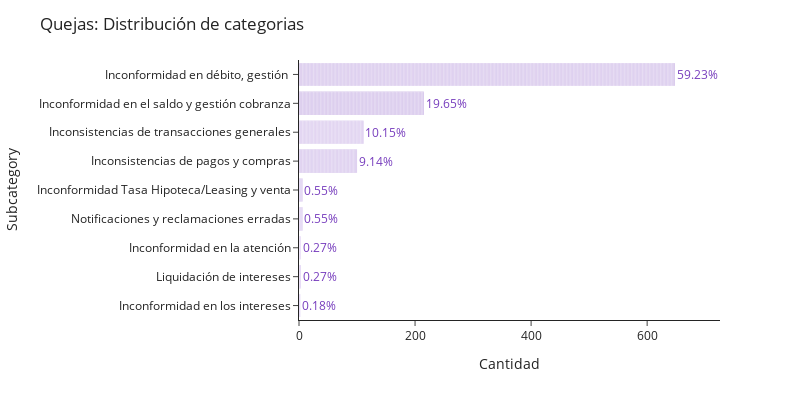

Source (notebook cell):
### Markdown cell above
### Quejas

### Code cell
cat = "Quejas"
fig = plot_bar_percentage(
    df[df["category"] == cat],
    "subcategory",
    title=f"{cat}: Distribución de categorias",
    percentage=99,
)
fig.write_image(PATH_FIGS.joinpath(f"{cat}_subcategory.png"))
fig.show()

### Figure 1 — Plotly figure (JSON) as saved in the notebook; plotly's stock layout.template omitted (floating-point values rounded to 4 significant figures; data arrays with more than 128 entries replaced by an {"elided": "..."} marker saying what was removed)
{"data": [{"alignmentgroup": "True", "hovertemplate": "subcategory=%{y}<br>count=%{x}<extra></extra>", "legendgroup": "Inconformidad en débito, gestión ", "marker": {"color": "rgb(127, 71, 194)", "pattern": {"shape": ""}}, "name": "Inconformidad en débito, gestión ", "offsetgroup": "Inconformidad en débito, gestión ", "orientation": "h", "showlegend": true, "textposition": "auto", "type": "bar", "x": {"elided": "648 int values"}, "xaxis": "x", "y": {"elided": "648 str values"}, "yaxis": "y"}, {"alignmentgroup": "True", "hovertemplate": "subcategory=%{y}<br>count=%{x}<extra></extra>", "legendgroup": "Inconformidad en el saldo y gestión cobranza", "marker": {"color": "rgb(119, 61, 189)", "pattern": {"shape": ""}}, "name": "Inconformidad en el saldo y gestión cobranza", "offsetgroup": "Inconformidad en el saldo y gestión cobranza", "orientation": "h", "showlegend": true, "textposition": "auto", "type": "bar", "x": {"elided": "215 int values"}, "xaxis": "x", "y": {"elided": "215 str values"}, "yaxis": "y"}, {"alignmentgroup": "True", "hovertemplate": "subcategory=%{y}<br>count=%{x}<extra></extra>", "legendgroup": "Inconsistencias de transacciones generales", "marker": {"color": "rgb(142, 92, 204)", "pattern": {"shape": ""}}, "name": "Inconsistencias de transacciones generales", "offsetgroup": "Inconsistencias de transacciones generales", "orientation": "h", "showlegend": true, "textposition": "auto", "type": "bar", "x": [1, 1, 1, 1, 1, 1, 1, 1, 1, 1, 1, 1, 1, 1, 1, 1, 1, 1, 1, 1, 1, 1, 1, 1, 1, 1, 1, 1, 1, 1, 1, 1, 1, 1, 1, 1, 1, 1, 1, 1, 1, 1, 1, 1, 1, 1, 1, 1, 1, 1, 1, 1, 1, 1, 1, 1, 1, 1, 1, 1, 1, 1, 1, 1, 1, 1, 1, 1, 1, 1, 1, 1, 1, 1, 1, 1, 1, 1, 1, 1, 1, 1, 1, 1, 1, 1, 1, 1, 1, 1, 1, 1, 1, 1, 1, 1, 1, 1, 1, 1, 1, 1, 1, 1, 1, 1, 1, 1, 1, 1, 1], "xaxis": "x", "y": ["Inconsistencias de transacciones generales", "Inconsistencias de transacciones generales", "Inconsistencias de transacciones generales", "Inconsistencias de transacciones generales", "Inconsistencias de transacciones generales", "Inconsistencias de transacciones generales", "Inconsistencias de transacciones generales", "Inconsistencias de transacciones generales", "Inconsistencias de transacciones generales", "Inconsistencias de transacciones generales", "Inconsistencias de transacciones generales", "Inconsistencias de transacciones generales", "Inconsistencias de transacciones generales", "Inconsistencias de transacciones generales", "Inconsistencias de transacciones generales", "Inconsistencias de transacciones generales", "Inconsistencias de transacciones generales", "Inconsistencias de transacciones generales", "Inconsistencias de transacciones generales", "Inconsistencias de transacciones generales", "Inconsistencias de transacciones generales", "Inconsistencias de transacciones generales", "Inconsistencias de transacciones generales", "Inconsistencias de transacciones generales", "Inconsistencias de transacciones generales", "Inconsistencias de transacciones generales", "Inconsistencias de transacciones generales", "Inconsistencias de transacciones generales", "Inconsistencias de transacciones generales", "Inconsistencias de transacciones generales", "Inconsistencias de transacciones generales", "Inconsistencias de transacciones generales", "Inconsistencias de transacciones generales", "Inconsistencias de transacciones generales", "Inconsistencias de transacciones generales", "Inconsistencias de transacciones generales", "Inconsistencias de transacciones generales", "Inconsistencias de transacciones generales", "Inconsistencias de transacciones generales", "Inconsistencias de transacciones generales", "Inconsistencias de transacciones generales", "Inconsistencias de transacciones generales", "Inconsistencias de transacciones generales", "Inconsistencias de transacciones generales", "Inconsistencias de transacciones generales", "Inconsistencias de transacciones generales", "Inconsistencias de transacciones generales", "Inconsistencias de transacciones generales", "Inconsistencias de transacciones generales", "Inconsistencias de transacciones generales", "Inconsistencias de transacciones generales", "Inconsistencias de transacciones generales", "Inconsistencias de transacciones generales", "Inconsistencias de transacciones generales", "Inconsistencias de transacciones generales", "Inconsistencias de transacciones generales", "Inconsistencias de transacciones generales", "Inconsistencias de transacciones generales", "Inconsistencias de transacciones generales", "Inconsistencias de transacciones generales", "Inconsistencias de transacciones generales", "Inconsistencias de transacciones generales", "Inconsistencias de transacciones generales", "Inconsistencias de transacciones generales", "Inconsistencias de transacciones generales", "Inconsistencias de transacciones generales", "Inconsistencias de transacciones generales", "Inconsistencias de transacciones generales", "Inconsistencias de transacciones generales", "Inconsistencias de transacciones generales", "Inconsistencias de transacciones generales", "Inconsistencias de transacciones generales", "Inconsistencias de transacciones generales", "Inconsistencias de transacciones generales", "Inconsistencias de transacciones generales", "Inconsistencias de transacciones generales", "Inconsistencias de transacciones generales", "Inconsistencias de transacciones generales", "Inconsistencias de transacciones generales", "Inconsistencias de transacciones generales", "Inconsistencias de transacciones generales", "Inconsistencias de transacciones generales", "Inconsistencias de transacciones generales", "Inconsistencias de transacciones generales", "Inconsistencias de transacciones generales", "Inconsistencias de transacciones generales", "Inconsistencias de transacciones generales", "Inconsistencias de transacciones generales", "Inconsistencias de transacciones generales", "Inconsistencias de transacciones generales", "Inconsistencias de transacciones generales", "Inconsistencias de transacciones generales", "Inconsistencias de transacciones generales", "Inconsistencias de transacciones generales", "Inconsistencias de transacciones generales", "Inconsistencias de transacciones generales", "Inconsistencias de transacciones generales", "Inconsistencias de transacciones generales", "Inconsistencias de transacciones generales", "Inconsistencias de transacciones generales", "Inconsistencias de transacciones generales", "Inconsistencias de transacciones generales", "Inconsistencias de transacciones generales", "Inconsistencias de transacciones generales", "Inconsistencias de transacciones generales", "Inconsistencias de transacciones generales", "Inconsistencias de transacciones generales", "Inconsistencias de transacciones generales", "Inconsistencias de transacciones generales", "Inconsistencias de transacciones generales", "Inconsistencias de transacciones generales"], "yaxis": "y"}, {"alignmentgroup": "True", "hovertemplate": "subcategory=%{y}<br>count=%{x}<extra></extra>", "legendgroup": "Inconsistencias de pagos y compras", "marker": {"color": "rgb(134, 82, 199)", "pattern": {"shape": ""}}, "name": "Inconsistencias de pagos y compras", "offsetgroup": "Inconsistencias de pagos y compras", "orientation": "h", "showlegend": true, "textposition": "auto", "type": "bar", "x": [1, 1, 1, 1, 1, 1, 1, 1, 1, 1, 1, 1, 1, 1, 1, 1, 1, 1, 1, 1, 1, 1, 1, 1, 1, 1, 1, 1, 1, 1, 1, 1, 1, 1, 1, 1, 1, 1, 1, 1, 1, 1, 1, 1, 1, 1, 1, 1, 1, 1, 1, 1, 1, 1, 1, 1, 1, 1, 1, 1, 1, 1, 1, 1, 1, 1, 1, 1, 1, 1, 1, 1, 1, 1, 1, 1, 1, 1, 1, 1, 1, 1, 1, 1, 1, 1, 1, 1, 1, 1, 1, 1, 1, 1, 1, 1, 1, 1, 1, 1], "xaxis": "x", "y": ["Inconsistencias de pagos y compras", "Inconsistencias de pagos y compras", "Inconsistencias de pagos y compras", "Inconsistencias de pagos y compras", "Inconsistencias de pagos y compras", "Inconsistencias de pagos y compras", "Inconsistencias de pagos y compras", "Inconsistencias de pagos y compras", "Inconsistencias de pagos y compras", "Inconsistencias de pagos y compras", "Inconsistencias de pagos y compras", "Inconsistencias de pagos y compras", "Inconsistencias de pagos y compras", "Inconsistencias de pagos y compras", "Inconsistencias de pagos y compras", "Inconsistencias de pagos y compras", "Inconsistencias de pagos y compras", "Inconsistencias de pagos y compras", "Inconsistencias de pagos y compras", "Inconsistencias de pagos y compras", "Inconsistencias de pagos y compras", "Inconsistencias de pagos y compras", "Inconsistencias de pagos y compras", "Inconsistencias de pagos y compras", "Inconsistencias de pagos y compras", "Inconsistencias de pagos y compras", "Inconsistencias de pagos y compras", "Inconsistencias de pagos y compras", "Inconsistencias de pagos y compras", "Inconsistencias de pagos y compras", "Inconsistencias de pagos y compras", "Inconsistencias de pagos y compras", "Inconsistencias de pagos y compras", "Inconsistencias de pagos y compras", "Inconsistencias de pagos y compras", "Inconsistencias de pagos y compras", "Inconsistencias de pagos y compras", "Inconsistencias de pagos y compras", "Inconsistencias de pagos y compras", "Inconsistencias de pagos y compras", "Inconsistencias de pagos y compras", "Inconsistencias de pagos y compras", "Inconsistencias de pagos y compras", "Inconsistencias de pagos y compras", "Inconsistencias de pagos y compras", "Inconsistencias de pagos y compras", "Inconsistencias de pagos y compras", "Inconsistencias de pagos y compras", "Inconsistencias de pagos y compras", "Inconsistencias de pagos y compras", "Inconsistencias de pagos y compras", "Inconsistencias de pagos y compras", "Inconsistencias de pagos y compras", "Inconsistencias de pagos y compras", "Inconsistencias de pagos y compras", "Inconsistencias de pagos y compras", "Inconsistencias de pagos y compras", "Inconsistencias de pagos y compras", "Inconsistencias de pagos y compras", "Inconsistencias de pagos y compras", "Inconsistencias de pagos y compras", "Inconsistencias de pagos y compras", "Inconsistencias de pagos y compras", "Inconsistencias de pagos y compras", "Inconsistencias de pagos y compras", "Inconsistencias de pagos y compras", "Inconsistencias de pagos y compras", "Inconsistencias de pagos y compras", "Inconsistencias de pagos y compras", "Inconsistencias de pagos y compras", "Inconsistencias de pagos y compras", "Inconsistencias de pagos y compras", "Inconsistencias de pagos y compras", "Inconsistencias de pagos y compras", "Inconsistencias de pagos y compras", "Inconsistencias de pagos y compras", "Inconsistencias de pagos y compras", "Inconsistencias de pagos y compras", "Inconsistencias de pagos y compras", "Inconsistencias de pagos y compras", "Inconsistencias de pagos y compras", "Inconsistencias de pagos y compras", "Inconsistencias de pagos y compras", "Inconsistencias de pagos y compras", "Inconsistencias de pagos y compras", "Inconsistencias de pagos y compras", "Inconsistencias de pagos y compras", "Inconsistencias de pagos y compras", "Inconsistencias de pagos y compras", "Inconsistencias de pagos y compras", "Inconsistencias de pagos y compras", "Inconsistencias de pagos y compras", "Inconsistencias de pagos y compras", "Inconsistencias de pagos y compras", "Inconsistencias de pagos y compras", "Inconsistencias de pagos y compras", "Inconsistencias de pagos y compras", "Inconsistencias de pagos y compras", "Inconsistencias de pagos y compras", "Inconsistencias de pagos y compras"], "yaxis": "y"}, {"alignmentgroup": "True", "hovertemplate": "subcategory=%{y}<br>count=%{x}<extra></extra>", "legendgroup": "Inconformidad Tasa Hipoteca/Leasing y venta", "marker": {"color": "rgb(150, 102, 210)", "pattern": {"shape": ""}}, "name": "Inconformidad Tasa Hipoteca/Leasing y venta", "offsetgroup": "Inconformidad Tasa Hipoteca/Leasing y venta", "orientation": "h", "showlegend": true, "textposition": "auto", "type": "bar", "x": [1, 1, 1, 1, 1, 1], "xaxis": "x", "y": ["Inconformidad Tasa Hipoteca/Leasing y venta", "Inconformidad Tasa Hipoteca/Leasing y venta", "Inconformidad Tasa Hipoteca/Leasing y venta", "Inconformidad Tasa Hipoteca/Leasing y venta", "Inconformidad Tasa Hipoteca/Leasing y venta", "Inconformidad Tasa Hipoteca/Leasing y venta"], "yaxis": "y"}, {"alignmentgroup": "True", "hovertemplate": "subcategory=%{y}<br>count=%{x}<extra></extra>", "legendgroup": "Notificaciones y reclamaciones erradas", "marker": {"color": "rgb(158, 112, 215)", "pattern": {"shape": ""}}, "name": "Notificaciones y reclamaciones erradas", "offsetgroup": "Notificaciones y reclamaciones erradas", "orientation": "h", "showlegend": true, "textposition": "auto", "type": "bar", "x": [1, 1, 1, 1, 1, 1], "xaxis": "x", "y": ["Notificaciones y reclamaciones erradas", "Notificaciones y reclamaciones erradas", "Notificaciones y reclamaciones erradas", "Notificaciones y reclamaciones erradas", "Notificaciones y reclamaciones erradas", "Notificaciones y reclamaciones erradas"], "yaxis": "y"}, {"alignmentgroup": "True", "hovertemplate": "subcategory=%{y}<br>count=%{x}<extra></extra>", "legendgroup": "Inconformidad en la atención", "marker": {"color": "rgb(181, 143, 230)", "pattern": {"shape": ""}}, "name": "Inconformidad en la atención", "offsetgroup": "Inconformidad en la atención", "orientation": "h", "showlegend": true, "textposition": "auto", "type": "bar", "x": [1, 1, 1], "xaxis": "x", "y": ["Inconformidad en la atención", "Inconformidad en la atención", "Inconformidad en la atención"], "yaxis": "y"}, {"alignmentgroup": "True", "hovertemplate": "subcategory=%{y}<br>count=%{x}<extra></extra>", "legendgroup": "Liquidación de intereses", "marker": {"color": "rgb(166, 122, 220)", "pattern": {"shape": ""}}, "name": "Liquidación de intereses", "offsetgroup": "Liquidación de intereses", "orientation": "h", "showlegend": true, "textposition": "auto", "type": "bar", "x": [1, 1, 1], "xaxis": "x", "y": ["Liquidación de intereses", "Liquidación de intereses", "Liquidación de intereses"], "yaxis": "y"}, {"alignmentgroup": "True", "hovertemplate": "subcategory=%{y}<br>count=%{x}<extra></extra>", "legendgroup": "Inconformidad en los intereses", "marker": {"color": "rgb(173, 133, 225)", "pattern": {"shape": ""}}, "name": "Inconformidad en los intereses", "offsetgroup": "Inconformidad en los intereses", "orientation": "h", "showlegend": true, "textposition": "auto", "type": "bar", "x": [1, 1], "xaxis": "x", "y": ["Inconformidad en los intereses", "Inconformidad en los intereses"], "yaxis": "y"}], "layout": {"annotations": [{"font": {"color": "#773dbd", "size": 12}, "showarrow": false, "text": "59.23%", "x": 648, "xanchor": "left", "y": "Inconformidad en débito, gestión ", "yanchor": "middle"}, {"font": {"color": "#773dbd", "size": 12}, "showarrow": false, "text": "19.65%", "x": 215, "xanchor": "left", "y": "Inconformidad en el saldo y gestión cobranza", "yanchor": "middle"}, {"font": {"color": "#773dbd", "size": 12}, "showarrow": false, "text": "10.15%", "x": 111, "xanchor": "left", "y": "Inconsistencias de transacciones generales", "yanchor": "middle"}, {"font": {"color": "#773dbd", "size": 12}, "showarrow": false, "text": "9.14%", "x": 100, "xanchor": "left", "y": "Inconsistencias de pagos y compras", "yanchor": "middle"}, {"font": {"color": "#773dbd", "size": 12}, "showarrow": false, "text": "0.55%", "x": 6, "xanchor": "left", "y": "Inconformidad Tasa Hipoteca/Leasing y venta", "yanchor": "middle"}, {"font": {"color": "#773dbd", "size": 12}, "showarrow": false, "text": "0.55%", "x": 6, "xanchor": "left", "y": "Notificaciones y reclamaciones erradas", "yanchor": "middle"}, {"font": {"color": "#773dbd", "size": 12}, "showarrow": false, "text": "0.27%", "x": 3, "xanchor": "left", "y": "Inconformidad en la atención", "yanchor": "middle"}, {"font": {"color": "#773dbd", "size": 12}, "showarrow": false, "text": "0.27%", "x": 3, "xanchor": "left", "y": "Liquidación de intereses", "yanchor": "middle"}, {"font": {"color": "#773dbd", "size": 12}, "showarrow": false, "text": "0.18%", "x": 2, "xanchor": "left", "y": "Inconformidad en los intereses", "yanchor": "middle"}], "barmode": "relative", "height": 400, "legend": {"title": {"text": "subcategory"}, "tracegroupgap": 0}, "margin": {"t": 60}, "showlegend": false, "title": {"text": "Quejas: Distribución de categorias"}, "width": 800, "xaxis": {"anchor": "y", "domain": [0, 1], "title": {"text": "Cantidad"}}, "yaxis": {"anchor": "x", "categoryarray": ["Inconformidad en los intereses", "Liquidación de intereses", "Inconformidad en la atención", "Notificaciones y reclamaciones erradas", "Inconformidad Tasa Hipoteca/Leasing y venta", "Inconsistencias de pagos y compras", "Inconsistencias de transacciones generales", "Inconformidad en el saldo y gestión cobranza", "Inconformidad en débito, gestión "], "categoryorder": "array", "domain": [0, 1], "title": {"text": "Subcategory"}}}}
